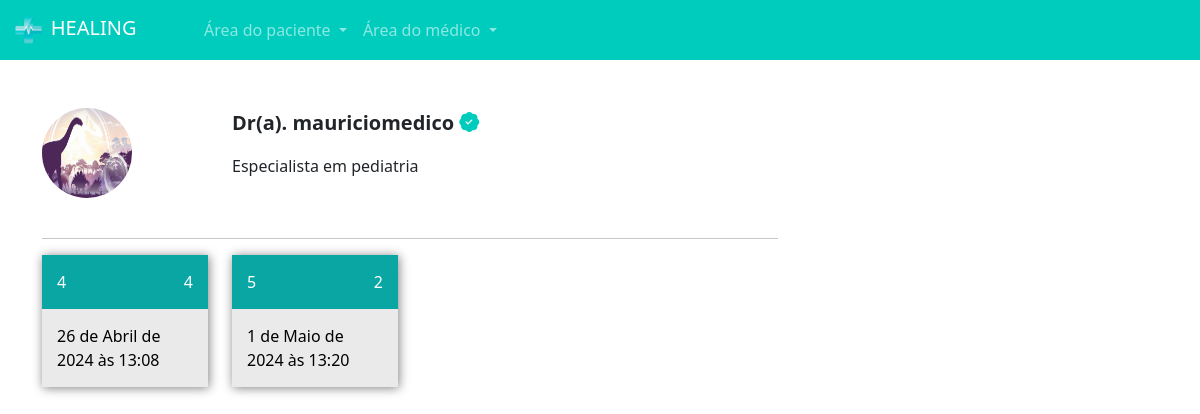
Before: /pacientes/escolher_horario/3/ (signed in) with the older database file.
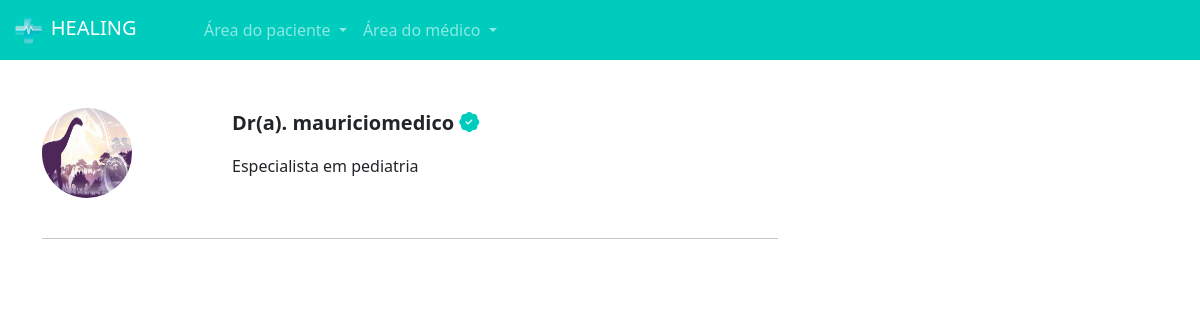
After: the same page with the newer database file.
### medico/models.py (models this page shows, shortened)
class DatasAbertas(models.Model):
    data = models.DateTimeField()
    user = models.ForeignKey(User, on_delete=models.DO_NOTHING)
    agendado = models.BooleanField(default=False)

### paciente/views.py (the view)
# urls.py: path('escolher_horario/<int:id_dados_medicos>/', views.escolher_horario, name="escolher_horario"),
def escolher_horario(request, id_dados_medicos):
    if request.method == "GET":
        medico = DadosMedico.objects.get(id=id_dados_medicos)
        datas_abertas = DatasAbertas.objects.filter(user=medico.user).filter(data__gte=datetime.now()).filter(agendado=False)
        return render(request, 'escolher_horario.html', {'medico': medico, 'datas_abertas': datas_abertas, 'is_medico': is_medico(request.user)})

### medico/models.py (called while the page is built)
def  is_medico(user):
    return DadosMedico.objects.filter(user=user).exists()

### paciente/templates/escolher_horario.html (shortened to what this page needs)
{% extends "base.html" %}
{% load static %}
{% block 'head' %}
    <link rel="stylesheet" href="{% static 'medicos/css/abrir_horario.css' %}">
    <link rel="stylesheet" href="{% static 'usuarios/css/usuarios.css' %}">
    <link rel="stylesheet" href="{% static 'medicos/css/cadastro_medico.css' %}">
    <link rel="stylesheet" href="{% static 'pacientes/css/home.css' %}">
    <link rel="stylesheet" href="https://cdn.jsdelivr.net/npm/bootstrap-icons@1.11.3/font/bootstrap-icons.min.css">
{% endblock 'head' %}
{% block 'body' %}
    {% include 'partials/navbar.html' %}
    <div class="container">
        <br><br>
        <div class="row">
            <div class="col-md-8">
                <div class="row">
                    <div class="col-md-3"><img src="{{medico.foto.url}}" class="foto-perfil-card" alt=""></div>
                    <div class="col-md">
                        <p style="font-size: 20px" class="p-bold">Dr(a). {{medico.nome}} <i class="bi bi-patch-check-fill icon-main"></i></p>
                        <p>{{medico.descricao}}</p>
                    </div>
                </div>
                <br>
                <hr>
                <div class="row">
                    {% for data_aberta in datas_abertas %}
                        <div class="col-md-3">
                            <a class="link" href="{% url 'agendar_horario' data_aberta.id %}">
                            <div class='selecionar-dia'>
                            <div class="header-dias">
                                <span class="mes">
                                {{data_aberta.data.month}}
                                </span>
                                <span class="dia-semana">
                                {{data_aberta.data.weekday}}
                                </span>
                            </div>
                            <div class="conteudo-data">
                                {{data_aberta.data}}
                            </div>
                            </div>
                        </a>
                        <br>
                        </div>
                   {% endfor %}
                </div>
            </div>
            <div class="col-md-4">
            </div>
        </div>
    </div>
{% endblock 'body' %}

Changed rows visible on the page:
no longer on this page (row edited): DatasAbertas: data.month "4", data.weekday "4", data "26 de Abril de 2024 às 13:08"
no longer on this page (row edited): DatasAbertas: data.month "5", data.weekday "2", data "1 de Maio de 2024 às 13:20"
